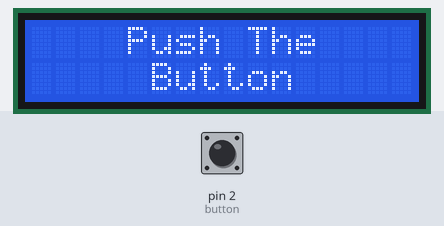
Recording of a sketch running on a simulated Arduino Uno, built with avr-gcc and run on an emulated ATmega328P. Shown: 16×2 character LCD. The test bench sets the inputs (shaded band); at power-on: pin 2 (button) LOW. Sleep ends after the set time or at an interrupt; random numbers use the default seed unless the sketch sets one.

Above: at 1.2 s.
1.3 s: pin 2 (button) pulled HIGH for 0.15 s
At 2.6 s:
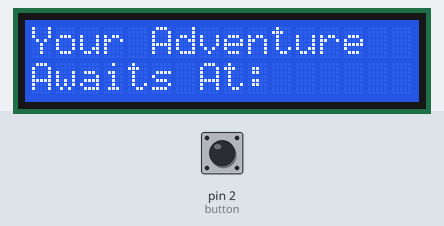
At 4.2 s:
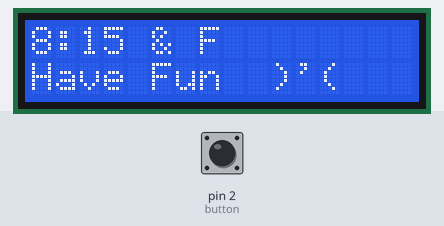
4.4 s: pin 2 (button) pulled HIGH for 3.2 s
At 9.3 s:
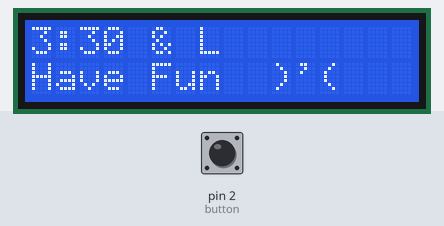
Timing chart, 0 to 10.8 s (numbered marks = the images above; inputs shaded):
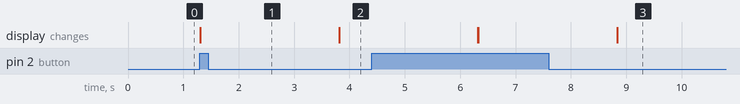

Measured:
- after the input at 1.3 s, the display: changes at once (image 1)

The sketch:

AdressGenerator.ino
```cpp
#include<LiquidCrystal.h>
#include <avr/wdt.h>
#include <avr/sleep.h>
#define Wake 21

int Hour=0;
int Mins=0;
int Lnum=0;
char Letter;
const int button=2;
int Bstate=0;
char zero='0';
int FYBH=0;
int FYBM=0;
volatile int Loop_Count;
int LCDBL=6;

/*
 * the Loop_Count will incrament for X amount of WatchdogTimer Cycles.
 * the Watch dog timer will trigger the sleep mode when it triggers.  this
 * will put the arduino to sleep which will save batery when the inevitable person forgets to
 * turn the thing off.
 */


//              (RS, E, D4, D5, D6, D7)  RW, VSS, K => Ground.  VDD => power. A=> power. 10k pot goes to V0 on LCD
LiquidCrystal lcd(8, 9, 10, 11, 12, 13);
void setup() {
  // put your setup code here, to run once:
  pinMode(button,INPUT);
  pinMode(LCDBL,OUTPUT);
  Bstate=digitalRead(button);
  Serial.begin(9600);
 lcd.begin(16, 2);
   watchdogsetup();
    attachInterrupt(digitalPinToInterrupt(button), Wake_up,RISING);
    digitalWrite(LCDBL,HIGH);
}

void loop()

{
  lcd.setCursor(0,0);
  lcd.print("    Push The  ");
   lcd.setCursor(0,1);
  lcd.print("     Button  ");
if(Loop_Count>=2){
  SleepNow();
}

 Bstate=digitalRead(button);

  if(Bstate==HIGH){
    Loop_Count=0;
     digitalWrite(LCDBL,HIGH);

    Hour=random(1,13);
    Mins=random(0,4)*15;
    Lnum=random(1,14);

FYBM=0;
FYBH=0;


    switch(Lnum){
      case 1:
      Letter='A';
      break;
      case 2:
      Letter='B';
      break;
      case 3:
      Letter='C';
      break;
      case 4:
      Letter='D';
      break;
      case 5:
      Letter='E';
      break;
      case 6:
      Letter='F';
      break;
      case 7:
      Letter='G';
      break;
      case 8:
      Letter='H';
      break;
      case 9:
      Letter='I';
      break;
      case 10:
      Letter='J';
      break;
      case 11:
      Letter='K';
      break;
      case 12:
      Letter='L';
      break;
      case 13:
      Letter=' ';
    }

    lcd.clear();
    lcd.setCursor(0,0);
    lcd.print("Your Adventure");
    lcd.setCursor(0,1);
    lcd.print("Awaits At:");
 delay(2500);
        lcd.clear();
 lcd.setCursor(0,0);
 lcd.print(Hour);
 lcd.print(":");
lcd.print(Mins);
if(Mins==0){
  lcd.print(0);
}


if(Lnum==13){
     lcd.print("&");
     lcd.print("Esplanade  ");
   FYBH=Hour+Lnum;
   FYBM=Hour*Mins;

}
if(Hour==10 and Mins<1){
lcd.setCursor(0,1);
lcd.print("HA! FUK YER BURN");
}
if(FYBH<=23 and FYBH>=15){
lcd.setCursor(0,1);
lcd.print("HA! FUK YER BURN");
delay(2500);

}else{

lcd.print(" & ");
lcd.print(Letter);
lcd.setCursor(0,1);
lcd.print("                ");
lcd.setCursor(0,1);
lcd.print("Have Fun  )'( ");

delay(2500);
lcd.clear();

}

  }else{


}


}//this is the end of the loop.


void SleepNow(){
  lcd.clear();
  digitalWrite(LCDBL,LOW);
  attachInterrupt(2, Wake_up,RISING);
  sleep_enable();
  set_sleep_mode(SLEEP_MODE_PWR_DOWN);
  sleep_cpu();
}


void Wake_up(){

  sleep_disable();
  //detachInterrupt(2);

}

void watchdogsetup(void){
  cli();
  wdt_reset();
  WDTCSR |=(1<<WDCE) |(1<<WDE);
  WDTCSR = (1<<WDIE) | (1<<WDP3) | (0<<WDP2) | (0<<WDP1) | (1<<WDP0);//this sets WDT to 8s
  WDTCSR |=(1<WDIE);
  sei();

}
ISR(WDT_vect){
   wdt_reset();
   Loop_Count++;

}
```
